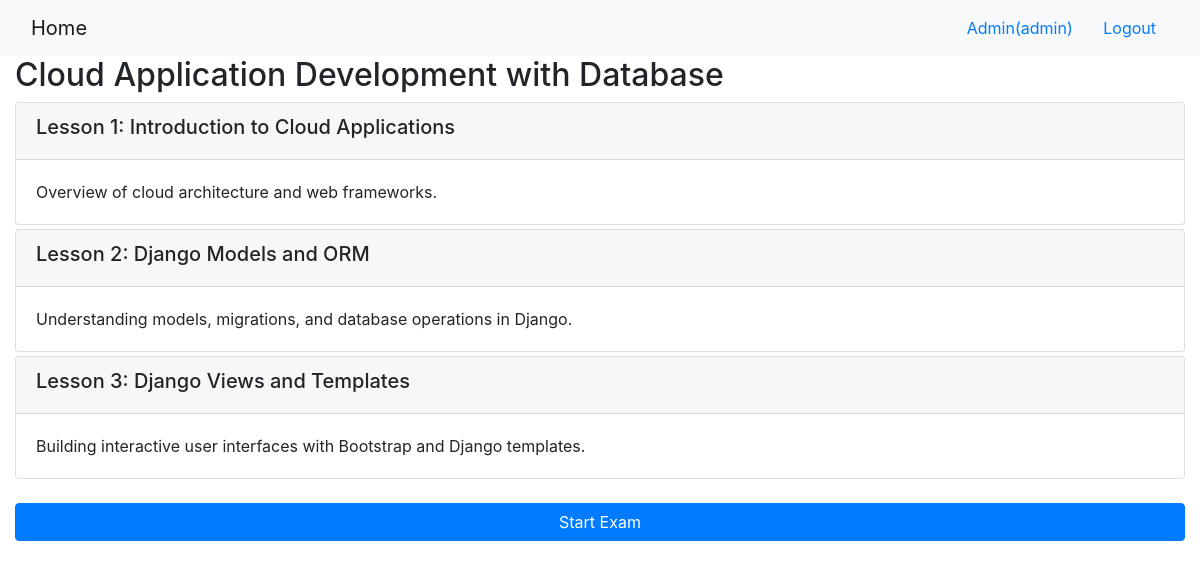
/onlinecourse/1/ (signed in), run on the app's committed database.
### onlinecourse/models.py (models this page shows, shortened)
class Course(models.Model):
    name = models.CharField(null=False, max_length=30, default='online course')
    image = models.ImageField(upload_to='course_images/')
    description = models.CharField(max_length=1000)
    pub_date = models.DateField(null=True)
    instructors = models.ManyToManyField(Instructor)
    users = models.ManyToManyField(settings.AUTH_USER_MODEL, through='Enrollment')
    total_enrollment = models.IntegerField(default=0)
    is_enrolled = False

class Lesson(models.Model):
    title = models.CharField(max_length=200, default="title")
    order = models.IntegerField(default=0)
    course = models.ForeignKey(Course, on_delete=models.CASCADE)
    content = models.TextField()

### onlinecourse/views.py (the view)
# urls.py: path('<int:pk>/', views.CourseDetailView.as_view(), name='course_details'),
class CourseDetailView(generic.DetailView):
    model = Course
    template_name = 'onlinecourse/course_detail_bootstrap.html'

### onlinecourse/templates/onlinecourse/course_detail_bootstrap.html (shortened to what this page needs)
<!DOCTYPE html>
<html lang="en">
<head>
     {% load static %}
    <link rel="stylesheet" href="https://maxcdn.bootstrapcdn.com/bootstrap/4.5.2/css/bootstrap.min.css">
</head>
<body>
    <nav class="navbar navbar-light bg-light">
        <div class="container-fluid">
            <div class="navbar-header">
                  <a class="navbar-brand" href="{% url 'onlinecourse:index' %}">Home</a>
            </div>
            <ul class="nav navbar-nav navbar-right">
                {% if user.is_authenticated %}
                <li>
                    <a class="btn btn-link" href="#">{{ user.first_name }}({{ user.username }})</a>
                    <a class="btn btn-link" href="{% url 'onlinecourse:logout' %}">Logout</a>
                </li>
                {% endif %}
            </ul>
        </div>
    </nav>
    <div class="container-fluid">
            <h2>{{ course.name }}</h2>
            <div class="card-columns-vertical">
                {% for lesson in course.lesson_set.all %}
                    <div class="card mt-1">
                        <div class="card-header"><h5>Lesson {{lesson.order|add:1}}: {{lesson.title}}</h5></div>
                        <div class="card-body">{{lesson.content}}</div>
                    </div>
                {% endfor %}
            </div>
            {% if user.is_authenticated %}
            <br>
            <button type="button" class="btn btn-primary btn-block" data-toggle="collapse" data-target="#exam">Start Exam</button>
            {% endif %}
    </div>
</body>
</html>

### data on the page
Course: name "Cloud Application Development with Database"
Lesson: order|add "1", title "Introduction to Cloud Applications", content "Overview of cloud architecture and web frameworks."
Lesson: order|add "2", title "Django Models and ORM", content "Understanding models, migrations, and database operations in Django."
Lesson: order|add "3", title "Django Views and Templates", content "Building interactive user interfaces with Bootstrap and Django templates."

### other printed values
{{ user.first_name }} "Admin"
{{ user.username }} "admin"
